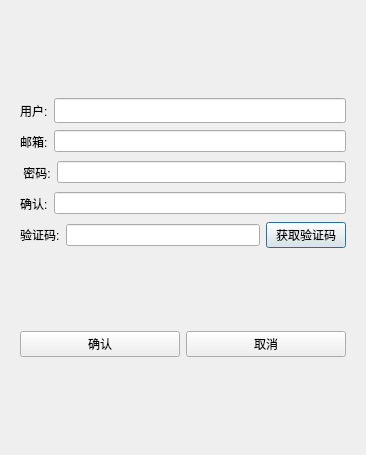
<?xml version="1.0" encoding="UTF-8"?>
<ui version="4.0">
 <class>RegisterDialog</class>
 <widget class="QDialog" name="RegisterDialog">
  <property name="geometry">
   <rect>
    <x>0</x>
    <y>0</y>
    <width>366</width>
    <height>455</height>
   </rect>
  </property>
  <property name="windowTitle">
   <string>Dialog</string>
  </property>
  <layout class="QVBoxLayout" name="verticalLayout_2">
   <item>
    <layout class="QVBoxLayout" name="verticalLayout">
     <item>
      <widget class="QStackedWidget" name="stackedWidget">
       <widget class="QWidget" name="page">
        <layout class="QVBoxLayout" name="verticalLayout_3">
         <item>
          <spacer name="verticalSpacer_2">
           <property name="orientation">
            <enum>Qt::Orientation::Vertical</enum>
           </property>
           <property name="sizeHint" stdset="0">
            <size>
             <width>20</width>
             <height>40</height>
            </size>
           </property>
          </spacer>
         </item>
         <item>
          <layout class="QHBoxLayout" name="horizontalLayout">
           <item>
            <widget class="QLabel" name="user_label">
             <property name="minimumSize">
              <size>
               <width>0</width>
               <height>25</height>
              </size>
             </property>
             <property name="maximumSize">
              <size>
               <width>16777215</width>
               <height>25</height>
              </size>
             </property>
             <property name="text">
              <string>用户:</string>
             </property>
            </widget>
           </item>
           <item>
            <widget class="QLineEdit" name="user_edit">
             <property name="minimumSize">
              <size>
               <width>0</width>
               <height>25</height>
              </size>
             </property>
             <property name="maximumSize">
              <size>
               <width>16777215</width>
               <height>25</height>
              </size>
             </property>
            </widget>
           </item>
          </layout>
         </item>
         <item>
          <layout class="QHBoxLayout" name="horizontalLayout_3">
           <item>
            <widget class="QLabel" name="email_label">
             <property name="minimumSize">
              <size>
               <width>0</width>
               <height>25</height>
              </size>
             </property>
             <property name="maximumSize">
              <size>
               <width>16777215</width>
               <height>25</height>
              </size>
             </property>
             <property name="text">
              <string>邮箱:</string>
             </property>
            </widget>
           </item>
           <item>
            <widget class="QLineEdit" name="email_edit"/>
           </item>
          </layout>
         </item>
         <item>
          <layout class="QHBoxLayout" name="horizontalLayout_4">
           <item>
            <widget class="QLabel" name="pass_label">
             <property name="minimumSize">
              <size>
               <width>0</width>
               <height>25</height>
              </size>
             </property>
             <property name="maximumSize">
              <size>
               <width>16777215</width>
               <height>25</height>
              </size>
             </property>
             <property name="text">
              <string> 密码:</string>
             </property>
            </widget>
           </item>
           <item>
            <widget class="QLineEdit" name="pass_edit"/>
           </item>
          </layout>
         </item>
         <item>
          <layout class="QHBoxLayout" name="horizontalLayout_5">
           <item>
            <widget class="QLabel" name="label_2">
             <property name="minimumSize">
              <size>
               <width>0</width>
               <height>25</height>
              </size>
             </property>
             <property name="maximumSize">
              <size>
               <width>16777215</width>
               <height>25</height>
              </size>
             </property>
             <property name="text">
              <string>确认:</string>
             </property>
            </widget>
           </item>
           <item>
            <widget class="QLineEdit" name="lineEdit_2"/>
           </item>
          </layout>
         </item>
         <item>
          <layout class="QHBoxLayout" name="horizontalLayout_6">
           <item>
            <widget class="QLabel" name="varify_label">
             <property name="minimumSize">
              <size>
               <width>0</width>
               <height>25</height>
              </size>
             </property>
             <property name="maximumSize">
              <size>
               <width>16777215</width>
               <height>25</height>
              </size>
             </property>
             <property name="text">
              <string>验证码:</string>
             </property>
            </widget>
           </item>
           <item>
            <widget class="QLineEdit" name="varify_edit"/>
           </item>
           <item>
            <widget class="QPushButton" name="get_code">
             <property name="text">
              <string>获取验证码</string>
             </property>
            </widget>
           </item>
          </layout>
         </item>
         <item>
          <spacer name="verticalSpacer">
           <property name="orientation">
            <enum>Qt::Orientation::Vertical</enum>
           </property>
           <property name="sizeHint" stdset="0">
            <size>
             <width>20</width>
             <height>40</height>
            </size>
           </property>
          </spacer>
         </item>
         <item>
          <layout class="QHBoxLayout" name="horizontalLayout_7">
           <item>
            <widget class="QPushButton" name="confirm_btn">
             <property name="text">
              <string>确认</string>
             </property>
            </widget>
           </item>
           <item>
            <widget class="QPushButton" name="concel_btn">
             <property name="text">
              <string>取消</string>
             </property>
            </widget>
           </item>
          </layout>
         </item>
         <item>
          <spacer name="verticalSpacer_3">
           <property name="orientation">
            <enum>Qt::Orientation::Vertical</enum>
           </property>
           <property name="sizeHint" stdset="0">
            <size>
             <width>20</width>
             <height>40</height>
            </size>
           </property>
          </spacer>
         </item>
        </layout>
       </widget>
       <widget class="QWidget" name="page_2"/>
      </widget>
     </item>
    </layout>
   </item>
  </layout>
 </widget>
 <resources/>
 <connections/>
</ui>
